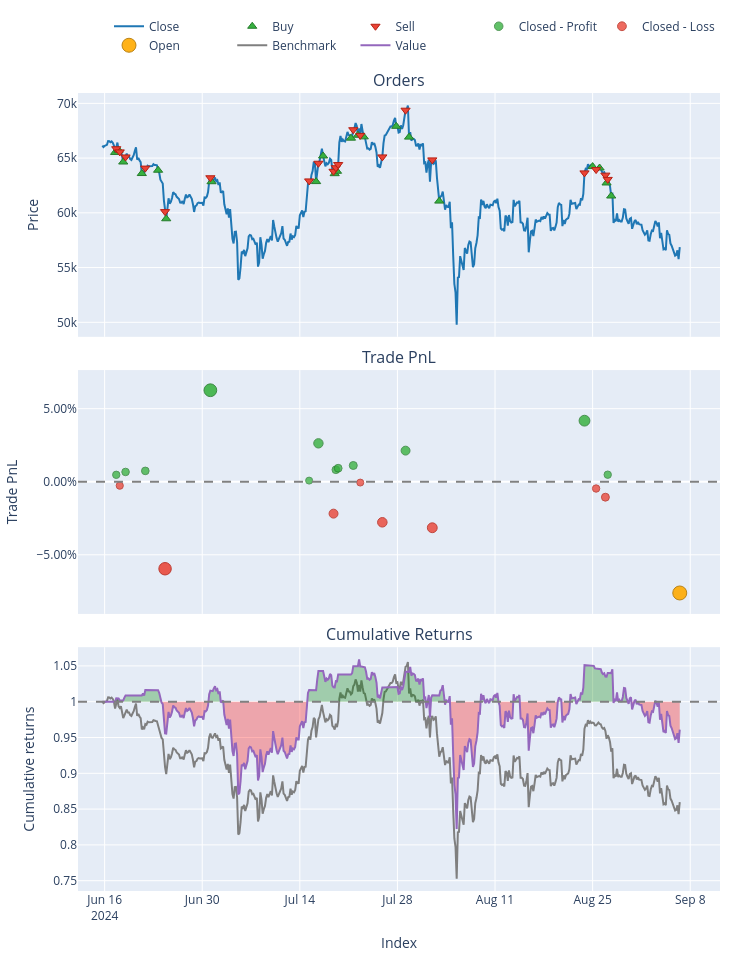
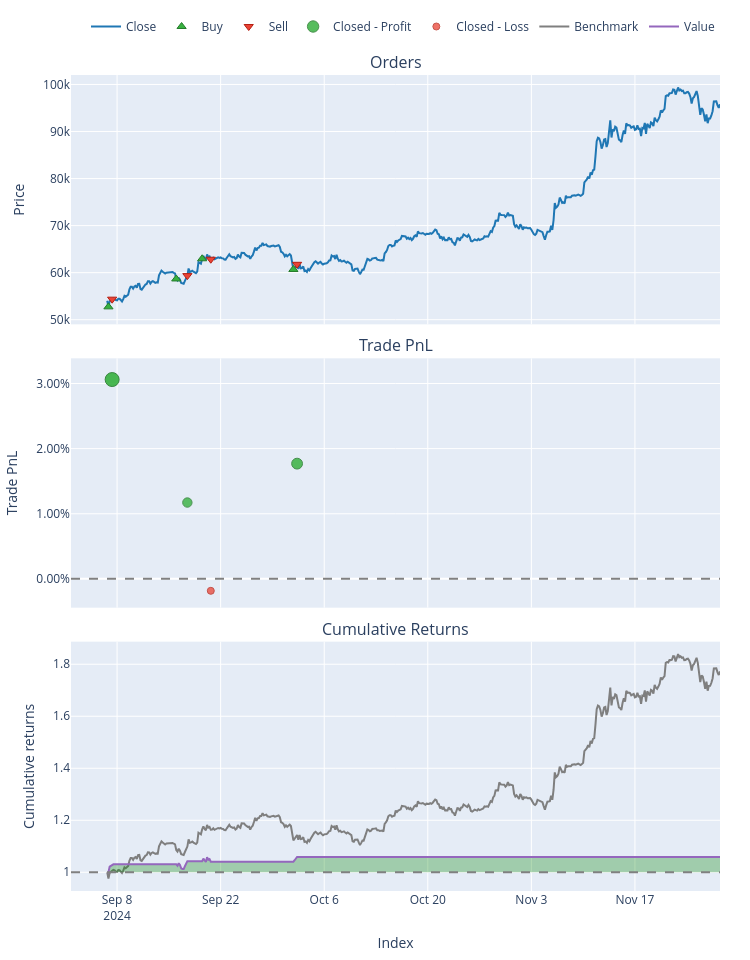
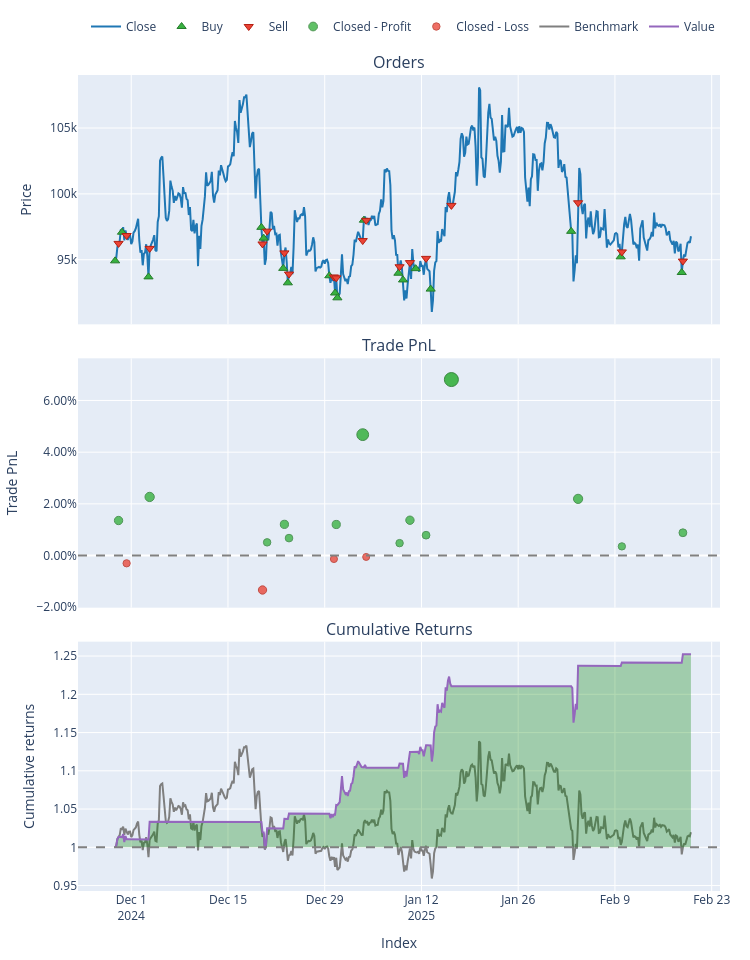

Write notebook code for charts like these, in order.
### Code cell
# THIRD CODE: Final Expanding Walk-Forward with VectorBT
# for a multi-bar classification approach

# Step 1: Move to project root
%cd c:/Users/moham/OneDrive/ml_bot_trading

import warnings
warnings.filterwarnings("ignore")

import pandas as pd
import numpy as np
import MetaTrader5 as mt5
import vectorbt as vbt
import joblib

# Our modules
from data.data_loader import get_data_mt5
from features.feature_engineering import add_all_ta_features
# Suppose you have a multi-bar labeling function
from features.labeling import create_labels_multi_bar  # or define inline

# Sklearn
from sklearn.metrics import accuracy_score

###########################################################
# 1) DATA LOADING & FEATURE ENGINEERING
###########################################################
if not mt5.initialize():
    print("Failed to initialize MT5")
else:
    data = get_data_mt5(symbol="BTCUSD", timeframe=mt5.TIMEFRAME_H4, n_bars=2000)
    mt5.shutdown()

# Add technical features
df = add_all_ta_features(data)

# Create multi-bar classification labels, e.g. horizon=5, threshold=0.005
df_lbl = create_labels_multi_bar(df, horizon=5, threshold=0.005)

# X => all features except the label columns
X = df_lbl.drop(columns=["multi_bar_label", "future_return_h"])
y = df_lbl["multi_bar_label"]

# SHIFT labels from [-1,0,+1] => [0,1,2] so scikit-learn classifiers won't error out
y_shifted = y + 1  # -1->0, 0->1, +1->2

###########################################################
# 2) DEFINING EXPANDING SPLITS
###########################################################
def expanding_walk_forward_splits(X, y, n_splits=3):
    """
    Creates expanding walk-forward folds. For each fold i:
      - Train: [0 : fold_i]
      - Test:  [fold_i : fold_{i+1}]
    The last fold extends to the end.
    """
    n = len(X)
    fold_size = n // (n_splits + 1)
    splits = []
    
    for i in range(n_splits):
        train_end = (i+1) * fold_size
        if i == n_splits - 1:
            test_end = n
        else:
            test_end = (i+2) * fold_size
            if test_end > n:
                test_end = n
        
        X_train_fold = X.iloc[:train_end]
        y_train_fold = y.iloc[:train_end]
        
        X_test_fold = X.iloc[train_end:test_end]
        y_test_fold = y.iloc[train_end:test_end]
        
        splits.append((X_train_fold, y_train_fold, X_test_fold, y_test_fold))
    return splits

folds = expanding_walk_forward_splits(X, y_shifted, n_splits=3)
print(f"Number of folds: {len(folds)}")

###########################################################
# 3) LOAD BEST PIPELINE & RUN EXPANDING WALK-FORWARD
###########################################################
# This pipeline was saved in the second code (hyperparam tuning step),
# presumably a classification pipeline (e.g. StandardScaler + RandomForestClassifier).
best_pipeline = joblib.load("best_rf_pipeline.pkl")
print("Loaded best pipeline from 'best_rf_pipeline.pkl'")

fees = 0.0002  # 0.02% transaction cost per trade

fold_results = {}

for i, (X_train_fold, y_train_fold, X_test_fold, y_test_fold) in enumerate(folds, start=1):
    print(f"\n=== Fold {i} ===")
    print(f"Train size: {len(X_train_fold)}, Test size: {len(X_test_fold)}")
    
    # 3.1 Fit the pipeline on this fold's train portion (already SHIFTED labels)
    best_pipeline.fit(X_train_fold, y_train_fold)
    
    # 3.2 Predict SHIFTED labels on the test portion
    preds_shifted = best_pipeline.predict(X_test_fold)
    
    # 3.3 Shift back to [-1,0,+1]
    preds = preds_shifted - 1
    
    # Evaluate accuracy vs. the unshifted test labels
    # The test labels here are SHIFTED, so we must shift them back for a fair comparison
    # Or we can shift preds forward, but let's do this approach:
    y_test_fold_unshifted = y_test_fold - 1
    acc = accuracy_score(y_test_fold_unshifted, preds)
    print(f"Fold {i} Accuracy={acc:.2f}")
    
    # Convert predicted classes => signals
    # +1 => buy, -1 => sell, 0 => no position
    signals = preds
    
    # Vectorbt backtest on the test portion
    df_test_fold = df_lbl.loc[X_test_fold.index].copy()  # or df if same index
    close_prices = df_test_fold["close"]
    
    if len(signals) < len(close_prices):
        # pad signals if needed
        signals = np.append(signals, [0]*(len(close_prices)-len(signals)))
    signals_s = pd.Series(signals, index=close_prices.index)
    
    pf = vbt.Portfolio.from_signals(
        close_prices,
        entries=signals_s > 0,
        exits=signals_s < 0,
        init_cash=10000,
        freq='4H',
        fees=fees
    )
    
    total_return = pf.total_return()
    sharpe_ratio = pf.sharpe_ratio()
    
    print(f"Fold {i} Return={total_return:.2f}%, Sharpe={sharpe_ratio:.2f}")
    print("\nVectorbt stats for Fold", i)
    print(pf.stats())
    
    # Optional: Plot
    fig = pf.plot()
    fig.show()
    
    # Store results
    fold_results[i] = {
        "Accuracy": acc,
        "TotalReturn": total_return,
        "Sharpe": sharpe_ratio
    }

###########################################################
# 4) PRINT FOLD RESULTS
###########################################################
for i, stats in fold_results.items():
    acc = stats["Accuracy"]
    ret = stats["TotalReturn"]
    sr = stats["Sharpe"]
    print(f"\nFold {i} => ACC={acc:.2f}, Return={ret:.2f}%, Sharpe={sr:.2f}")

### Figure 1 — Plotly figure (JSON) as saved in the notebook; plotly's stock layout.template omitted (floating-point values rounded to 4 significant figures; data arrays with more than 128 entries replaced by an {"elided": "..."} marker saying what was removed)
{"data": [{"legendgroup": "0", "line": {"color": "#1f77b4"}, "name": "Close", "showlegend": true, "type": "scatter", "uid": "5a26e22a-5123-42ee-a9d7-9d5828cefdb9", "x": {"elided": "498 str values"}, "xaxis": "x", "y": {"elided": "498 float values"}, "yaxis": "y"}, {"customdata": [[0, 0.1526, 2.0], [2, 0.1529, 2.009], [4, 0.155, 2.004], [6, 0.1586, 2.017], [8, 0.159, 2.032], [10, 0.1607, 1.911], [12, 0.1616, 2.031], [14, 0.1617, 2.032], [16, 0.16, 2.086], [18, 0.1605, 2.04], [20, 0.1612, 2.057], [22, 0.1553, 2.076], [24, 0.1564, 2.099], [26, 0.1567, 2.098], [28, 0.1502, 2.04], [30, 0.1556, 2.083], [32, 0.1652, 2.017], [34, 0.1636, 2.102], [36, 0.1632, 2.092], [38, 0.165, 2.07], [40, 0.169, 2.08]], "hovertemplate": "Order Id: %{customdata[0]}<br>Timestamp: %{x}<br>Price: %{y}<br>Size: %{customdata[1]:.6f}<br>Fees: %{customdata[2]:.6f}", "legendgroup": "1", "marker": {"color": "#37B13F", "line": {"color": "rgb(38,123,44)", "width": 1}, "size": 8, "symbol": "triangle-up"}, "mode": "markers", "name": "Buy", "type": "scatter", "uid": "da9259e8-2156-452b-bbf8-799a5220811d", "x": ["2024-06-17T12:00:00", "2024-06-18T00:00:00", "2024-06-18T16:00:00", "2024-06-21T08:00:00", "2024-06-23T16:00:00", "2024-06-24T20:00:00", "2024-07-01T08:00:00", "2024-07-16T08:00:00", "2024-07-17T08:00:00", "2024-07-19T00:00:00", "2024-07-19T08:00:00", "2024-07-21T08:00:00", "2024-07-22T08:00:00", "2024-07-23T04:00:00", "2024-07-27T20:00:00", "2024-07-29T16:00:00", "2024-08-03T00:00:00", "2024-08-25T00:00:00", "2024-08-26T00:00:00", "2024-08-27T00:00:00", "2024-08-27T16:00:00"], "xaxis": "x", "y": [65520.0, 65720.0, 64640.0, 63590.0, 63890.0, 59460.0, 62840.0, 62850.0, 65190.0, 63580.0, 63800.0, 66820.0, 67090.0, 66940.0, 67900.0, 66920.0, 61070.0, 64220.0, 64100.0, 62730.0, 61540.0], "yaxis": "y"}, {"customdata": [[1, 0.1526, 2.01], [3, 0.1529, 2.004], [5, 0.155, 2.018], [7, 0.1586, 2.033], [9, 0.159, 1.912], [11, 0.1607, 2.032], [13, 0.1616, 2.033], [15, 0.1617, 2.087], [17, 0.16, 2.041], [19, 0.1605, 2.058], [21, 0.1612, 2.077], [23, 0.1553, 2.1], [25, 0.1564, 2.099], [27, 0.1567, 2.04], [29, 0.1502, 2.084], [31, 0.1556, 2.018], [33, 0.1652, 2.103], [35, 0.1636, 2.093], [37, 0.1632, 2.071], [39, 0.165, 2.081]], "hovertemplate": "Order Id: %{customdata[0]}<br>Timestamp: %{x}<br>Price: %{y}<br>Size: %{customdata[1]:.6f}<br>Fees: %{customdata[2]:.6f}", "legendgroup": "2", "marker": {"color": "#EA4335", "line": {"color": "rgb(181,31,18)", "width": 1}, "size": 8, "symbol": "triangle-down"}, "mode": "markers", "name": "Sell", "type": "scatter", "uid": "ba65749f-4756-46d1-a908-563e0c26f09e", "x": ["2024-06-17T16:00:00", "2024-06-18T04:00:00", "2024-06-19T00:00:00", "2024-06-21T20:00:00", "2024-06-24T16:00:00", "2024-07-01T04:00:00", "2024-07-15T08:00:00", "2024-07-16T16:00:00", "2024-07-18T20:00:00", "2024-07-19T04:00:00", "2024-07-19T12:00:00", "2024-07-21T16:00:00", "2024-07-22T16:00:00", "2024-07-25T20:00:00", "2024-07-29T04:00:00", "2024-08-02T00:00:00", "2024-08-23T20:00:00", "2024-08-25T12:00:00", "2024-08-26T20:00:00", "2024-08-27T04:00:00"], "xaxis": "x", "y": [65850.0, 65570.0, 65100.0, 64090.0, 60110.0, 63200.0, 62920.0, 64530.0, 63800.0, 64120.0, 64410.0, 67590.0, 67080.0, 65110.0, 69380.0, 64840.0, 63650.0, 63951, 63440.0, 63050.0], "yaxis": "y"}, {"customdata": [[0, 0, 47.4, 0.004741], [2, 2, 67.15, 0.006702], [3, 3, 74.86, 0.007423], [5, 5, 598.3, 0.06262], [6, 6, 7.828, 0.000771], [7, 7, 267.1, 0.02628], [9, 9, 83.51, 0.008187], [10, 10, 95.09, 0.009246], [11, 11, 115.5, 0.01113], [14, 14, 217.1, 0.02129], [16, 16, 421.5, 0.04178], [19, 19, 49.99, 0.00483]], "hovertemplate": "Exit Trade Id: %{customdata[0]}<br>Position Id: %{customdata[1]}<br>Exit Timestamp: %{x}<br>PnL: %{customdata[2]:.6f}<br>Return: %{customdata[3]:.2%}", "legendgroup": "3", "marker": {"color": "#37B13F", "line": {"color": "rgb(38,123,44)", "width": 1}, "opacity": [0.7583, 0.7622, 0.7636, 0.8732, 0.7504, 0.8011, 0.7651, 0.7672, 0.771, 0.7911, 0.8318, 0.7585], "size": [7.387, 7.568, 7.635, 12.75, 7.019, 9.382, 7.706, 7.804, 7.978, 8.92, 10.82, 7.395], "symbol": "circle"}, "mode": "markers", "name": "Closed - Profit", "type": "scatter", "uid": "d2f65dc2-85ec-4493-8a37-9b9fdd29a545", "x": ["2024-06-17T16:00:00", "2024-06-19T00:00:00", "2024-06-21T20:00:00", "2024-07-01T04:00:00", "2024-07-15T08:00:00", "2024-07-16T16:00:00", "2024-07-19T04:00:00", "2024-07-19T12:00:00", "2024-07-21T16:00:00", "2024-07-29T04:00:00", "2024-08-23T20:00:00", "2024-08-27T04:00:00"], "xaxis": "x2", "y": [0.004741, 0.006702, 0.007423, 0.06262, 0.000771, 0.02628, 0.008187, 0.009246, 0.01113, 0.02129, 0.04178, 0.00483], "yaxis": "y2"}, {"customdata": [[1, 1, -26.95, -0.002683], [4, 4, -605.1, -0.05955], [8, 8, -227.7, -0.02183], [12, 12, -5.936, -0.0005656], [13, 13, -291.2, -0.02776], [15, 15, -328.0, -0.03149], [17, 17, -48.86, -0.00465], [18, 18, -110.5, -0.01057]], "hovertemplate": "Exit Trade Id: %{customdata[0]}<br>Position Id: %{customdata[1]}<br>Exit Timestamp: %{x}<br>PnL: %{customdata[2]:.6f}<br>Return: %{customdata[3]:.2%}", "legendgroup": "4", "marker": {"color": "#EA4335", "line": {"color": "rgb(181,31,18)", "width": 1}, "opacity": [0.7542, 0.8671, 0.7922, 0.75, 0.804, 0.8114, 0.7581, 0.7699], "size": [7.196, 12.46, 8.97, 7, 9.52, 9.865, 7.378, 7.926], "symbol": "circle"}, "mode": "markers", "name": "Closed - Loss", "type": "scatter", "uid": "cead8d7d-9a73-46ba-9ec9-25e706a2b619", "x": ["2024-06-18T04:00:00", "2024-06-24T16:00:00", "2024-07-18T20:00:00", "2024-07-22T16:00:00", "2024-07-25T20:00:00", "2024-08-02T00:00:00", "2024-08-25T12:00:00", "2024-08-26T20:00:00"], "xaxis": "x2", "y": [-0.002683, -0.05955, -0.02183, -0.0005656, -0.02776, -0.03149, -0.00465, -0.01057], "yaxis": "y2"}, {"customdata": [[20, 20, -791.6, -0.07613]], "hovertemplate": "Exit Trade Id: %{customdata[0]}<br>Position Id: %{customdata[1]}<br>Exit Timestamp: %{x}<br>PnL: %{customdata[2]:.6f}<br>Return: %{customdata[3]:.2%}", "legendgroup": "5", "marker": {"color": "#FFAA00", "line": {"color": "rgb(178,118,0)", "width": 1}, "opacity": [0.9], "size": [14], "symbol": "circle"}, "mode": "markers", "name": "Open", "type": "scatter", "uid": "3c46c790-e8b6-4fa4-841b-4b09fdc30370", "x": ["2024-09-06T12:00:00"], "xaxis": "x2", "y": [-0.07613], "yaxis": "y2"}, {"legendgroup": "6", "line": {"color": "#7f7f7f"}, "name": "Benchmark", "showlegend": true, "type": "scatter", "uid": "5b75dc51-0009-4065-ad76-dd735102787d", "x": {"elided": "498 str values"}, "xaxis": "x3", "y": {"elided": "498 float values"}, "yaxis": "y3"}, {"hoverinfo": "skip", "legendgroup": "7", "line": {"color": "rgba(0, 0, 0, 0)", "width": 0}, "opacity": 0, "showlegend": false, "type": "scatter", "uid": "dda58830-94d4-49c7-8c5e-d8890f63c389", "x": {"elided": "498 str values"}, "xaxis": "x3", "y": {"elided": "498 int values"}, "yaxis": "y3"}, {"connectgaps": false, "fill": "tonexty", "fillcolor": "rgba(0, 128, 0, 0.3)", "hoverinfo": "skip", "legendgroup": "7", "line": {"color": "rgba(0, 0, 0, 0)", "width": 0}, "opacity": 0, "showlegend": false, "type": "scatter", "uid": "b5277851-b3ad-4891-8c2d-52c7d7c12be3", "x": {"elided": "498 str values"}, "xaxis": "x3", "y": {"elided": "498 float values"}, "yaxis": "y3"}, {"hoverinfo": "skip", "legendgroup": "7", "line": {"color": "rgba(0, 0, 0, 0)", "width": 0}, "opacity": 0, "showlegend": false, "type": "scatter", "uid": "23d99846-8192-4e18-969b-740241611ea0", "x": {"elided": "498 str values"}, "xaxis": "x3", "y": {"elided": "498 int values"}, "yaxis": "y3"}, {"connectgaps": false, "fill": "tonexty", "fillcolor": "rgba(255, 0, 0, 0.3)", "hoverinfo": "skip", "legendgroup": "7", "line": {"color": "rgba(0, 0, 0, 0)", "width": 0}, "opacity": 0, "showlegend": false, "type": "scatter", "uid": "a8ed0797-5c2c-40dd-9737-ff8d8e3ce9a0", "x": {"elided": "498 str values"}, "xaxis": "x3", "y": {"elided": "498 float values"}, "yaxis": "y3"}, {"legendgroup": "8", "line": {"color": "#9467bd"}, "name": "Value", "showlegend": true, "type": "scatter", "uid": "47af445c-e8a6-425e-8971-4d20b64a6ed1", "x": {"elided": "498 str values"}, "xaxis": "x3", "y": {"elided": "498 float values"}, "yaxis": "y3"}, {"hoverinfo": "skip", "legendgroup": "7", "line": {"color": "rgba(0, 0, 0, 0)", "width": 0}, "opacity": 0, "showlegend": false, "type": "scatter", "uid": "96938dc3-d04f-4866-902e-72267be72d4e", "x": {"elided": "498 str values"}, "xaxis": "x3", "y": {"elided": "498 int values"}, "yaxis": "y3"}], "layout": {"annotations": [{"font": {"size": 16}, "showarrow": false, "text": "Orders", "x": 0.5, "xanchor": "center", "xref": "paper", "y": 1, "yanchor": "bottom", "yref": "paper"}, {"font": {"size": 16}, "showarrow": false, "text": "Trade PnL", "x": 0.5, "xanchor": "center", "xref": "paper", "y": 0.6528, "yanchor": "bottom", "yref": "paper"}, {"font": {"size": 16}, "showarrow": false, "text": "Cumulative Returns", "x": 0.5, "xanchor": "center", "xref": "paper", "y": 0.3056, "yanchor": "bottom", "yref": "paper"}], "height": 960, "legend": {"orientation": "h", "traceorder": "normal", "x": 1, "xanchor": "right", "y": 1.042, "yanchor": "bottom"}, "margin": {"b": 30, "l": 30, "r": 30, "t": 30}, "shapes": [{"line": {"color": "gray", "dash": "dash"}, "type": "line", "x0": 0, "x1": 1, "xref": "paper", "y0": 0, "y1": 0, "yref": "y2"}, {"line": {"color": "gray", "dash": "dash"}, "type": "line", "x0": 0, "x1": 1, "xref": "paper", "y0": 1, "y1": 1, "yref": "y3"}], "showlegend": true, "width": 750, "xaxis": {"anchor": "y", "domain": [0, 1], "matches": "x3", "showticklabels": false}, "xaxis2": {"anchor": "y2", "domain": [0, 1], "matches": "x3", "showticklabels": false}, "xaxis3": {"anchor": "y3", "domain": [0, 1], "title": {"text": "Index"}}, "yaxis": {"anchor": "x", "domain": [0.6944, 1], "title": {"text": "Price"}}, "yaxis2": {"anchor": "x2", "domain": [0.3472, 0.6528], "tickformat": ".2%", "title": {"text": "Trade PnL"}}, "yaxis3": {"anchor": "x3", "domain": [0, 0.3056], "title": {"text": "Cumulative returns"}}}}

### Figure 2 — Plotly figure (JSON) as saved in the notebook; plotly's stock layout.template omitted (floating-point values rounded to 4 significant figures; data arrays with more than 128 entries replaced by an {"elided": "..."} marker saying what was removed)
{"data": [{"legendgroup": "0", "line": {"color": "#1f77b4"}, "name": "Close", "showlegend": true, "type": "scatter", "uid": "6f49690e-f93e-419e-aa75-d479bb8ddd81", "x": {"elided": "498 str values"}, "xaxis": "x", "y": {"elided": "498 float values"}, "yaxis": "y"}, {"customdata": [[0, 0.1896, 2.0], [2, 0.1757, 2.061], [4, 0.1656, 2.085], [6, 0.1715, 2.081]], "hovertemplate": "Order Id: %{customdata[0]}<br>Timestamp: %{x}<br>Price: %{y}<br>Size: %{customdata[1]:.6f}<br>Fees: %{customdata[2]:.6f}", "legendgroup": "1", "marker": {"color": "#37B13F", "line": {"color": "rgb(38,123,44)", "width": 1}, "size": 8, "symbol": "triangle-up"}, "mode": "markers", "name": "Buy", "type": "scatter", "uid": "665fd953-aa91-49d6-b323-12de3d9ac4c6", "x": ["2024-09-06T20:00:00", "2024-09-16T00:00:00", "2024-09-19T12:00:00", "2024-10-01T20:00:00"], "xaxis": "x", "y": [52730.0, 58660.0, 62950.0, 60680.0], "yaxis": "y"}, {"customdata": [[1, 0.1896, 2.062], [3, 0.1757, 2.086], [5, 0.1656, 2.082], [7, 0.1715, 2.119]], "hovertemplate": "Order Id: %{customdata[0]}<br>Timestamp: %{x}<br>Price: %{y}<br>Size: %{customdata[1]:.6f}<br>Fees: %{customdata[2]:.6f}", "legendgroup": "2", "marker": {"color": "#EA4335", "line": {"color": "rgb(181,31,18)", "width": 1}, "size": 8, "symbol": "triangle-down"}, "mode": "markers", "name": "Sell", "type": "scatter", "uid": "e2ea4f30-0669-4c50-a52f-4e775ae25b99", "x": ["2024-09-07T08:00:00", "2024-09-17T12:00:00", "2024-09-20T16:00:00", "2024-10-02T08:00:00"], "xaxis": "x", "y": [54370.0, 59370.0, 62860.0, 61780.0], "yaxis": "y"}, {"customdata": [[0, 0, 306.0, 0.03061], [1, 1, 120.8, 0.01172], [3, 3, 184.1, 0.0177]], "hovertemplate": "Exit Trade Id: %{customdata[0]}<br>Position Id: %{customdata[1]}<br>Exit Timestamp: %{x}<br>PnL: %{customdata[2]:.6f}<br>Return: %{customdata[3]:.2%}", "legendgroup": "3", "marker": {"color": "#37B13F", "line": {"color": "rgb(38,123,44)", "width": 1}, "opacity": [0.9, 0.8015, 0.8327], "size": [14, 9.405, 10.86], "symbol": "circle"}, "mode": "markers", "name": "Closed - Profit", "type": "scatter", "uid": "8d5c856c-1ff9-42e9-9d10-aafeb529a022", "x": ["2024-09-07T08:00:00", "2024-09-17T12:00:00", "2024-10-02T08:00:00"], "xaxis": "x2", "y": [0.03061, 0.01172, 0.0177], "yaxis": "y2"}, {"customdata": [[2, 2, -19.13, -0.001835]], "hovertemplate": "Exit Trade Id: %{customdata[0]}<br>Position Id: %{customdata[1]}<br>Exit Timestamp: %{x}<br>PnL: %{customdata[2]:.6f}<br>Return: %{customdata[3]:.2%}", "legendgroup": "4", "marker": {"color": "#EA4335", "line": {"color": "rgb(181,31,18)", "width": 1}, "opacity": [0.75], "size": [7], "symbol": "circle"}, "mode": "markers", "name": "Closed - Loss", "type": "scatter", "uid": "e634e9f5-9760-4b33-8735-6c43b177650b", "x": ["2024-09-20T16:00:00"], "xaxis": "x2", "y": [-0.001835], "yaxis": "y2"}, {"legendgroup": "5", "line": {"color": "#7f7f7f"}, "name": "Benchmark", "showlegend": true, "type": "scatter", "uid": "37760b57-3a12-44f5-897c-bc8c3a5d5011", "x": {"elided": "498 str values"}, "xaxis": "x3", "y": {"elided": "498 float values"}, "yaxis": "y3"}, {"hoverinfo": "skip", "legendgroup": "6", "line": {"color": "rgba(0, 0, 0, 0)", "width": 0}, "opacity": 0, "showlegend": false, "type": "scatter", "uid": "125079c6-dcab-4ab4-8a4c-550e1b2c7c6b", "x": {"elided": "498 str values"}, "xaxis": "x3", "y": {"elided": "498 int values"}, "yaxis": "y3"}, {"connectgaps": false, "fill": "tonexty", "fillcolor": "rgba(0, 128, 0, 0.3)", "hoverinfo": "skip", "legendgroup": "6", "line": {"color": "rgba(0, 0, 0, 0)", "width": 0}, "opacity": 0, "showlegend": false, "type": "scatter", "uid": "efcba907-73df-4e61-a5a6-54d67cec487f", "x": {"elided": "498 str values"}, "xaxis": "x3", "y": {"elided": "498 float values"}, "yaxis": "y3"}, {"hoverinfo": "skip", "legendgroup": "6", "line": {"color": "rgba(0, 0, 0, 0)", "width": 0}, "opacity": 0, "showlegend": false, "type": "scatter", "uid": "331d4d09-248c-458f-bccd-8e0445270504", "x": {"elided": "498 str values"}, "xaxis": "x3", "y": {"elided": "498 int values"}, "yaxis": "y3"}, {"connectgaps": false, "fill": "tonexty", "fillcolor": "rgba(255, 0, 0, 0.3)", "hoverinfo": "skip", "legendgroup": "6", "line": {"color": "rgba(0, 0, 0, 0)", "width": 0}, "opacity": 0, "showlegend": false, "type": "scatter", "uid": "269ff985-908f-4fb7-ba04-98749823466b", "x": {"elided": "498 str values"}, "xaxis": "x3", "y": {"elided": "498 float values"}, "yaxis": "y3"}, {"legendgroup": "7", "line": {"color": "#9467bd"}, "name": "Value", "showlegend": true, "type": "scatter", "uid": "05cabb22-226d-4f10-96df-9a37c3032f5e", "x": {"elided": "498 str values"}, "xaxis": "x3", "y": {"elided": "498 float values"}, "yaxis": "y3"}, {"hoverinfo": "skip", "legendgroup": "6", "line": {"color": "rgba(0, 0, 0, 0)", "width": 0}, "opacity": 0, "showlegend": false, "type": "scatter", "uid": "0f0af69d-bbb8-46d2-9b7d-42fb6b6421e7", "x": {"elided": "498 str values"}, "xaxis": "x3", "y": {"elided": "498 int values"}, "yaxis": "y3"}], "layout": {"annotations": [{"font": {"size": 16}, "showarrow": false, "text": "Orders", "x": 0.5, "xanchor": "center", "xref": "paper", "y": 1, "yanchor": "bottom", "yref": "paper"}, {"font": {"size": 16}, "showarrow": false, "text": "Trade PnL", "x": 0.5, "xanchor": "center", "xref": "paper", "y": 0.6528, "yanchor": "bottom", "yref": "paper"}, {"font": {"size": 16}, "showarrow": false, "text": "Cumulative Returns", "x": 0.5, "xanchor": "center", "xref": "paper", "y": 0.3056, "yanchor": "bottom", "yref": "paper"}], "height": 960, "legend": {"orientation": "h", "traceorder": "normal", "x": 1, "xanchor": "right", "y": 1.042, "yanchor": "bottom"}, "margin": {"b": 30, "l": 30, "r": 30, "t": 30}, "shapes": [{"line": {"color": "gray", "dash": "dash"}, "type": "line", "x0": 0, "x1": 1, "xref": "paper", "y0": 0, "y1": 0, "yref": "y2"}, {"line": {"color": "gray", "dash": "dash"}, "type": "line", "x0": 0, "x1": 1, "xref": "paper", "y0": 1, "y1": 1, "yref": "y3"}], "showlegend": true, "width": 750, "xaxis": {"anchor": "y", "domain": [0, 1], "matches": "x3", "showticklabels": false}, "xaxis2": {"anchor": "y2", "domain": [0, 1], "matches": "x3", "showticklabels": false}, "xaxis3": {"anchor": "y3", "domain": [0, 1], "title": {"text": "Index"}}, "yaxis": {"anchor": "x", "domain": [0.6944, 1], "title": {"text": "Price"}}, "yaxis2": {"anchor": "x2", "domain": [0.3472, 0.6528], "tickformat": ".2%", "title": {"text": "Trade PnL"}}, "yaxis3": {"anchor": "x3", "domain": [0, 0.3056], "title": {"text": "Cumulative returns"}}}}

### Figure 3 — Plotly figure (JSON) as saved in the notebook; plotly's stock layout.template omitted (floating-point values rounded to 4 significant figures; data arrays with more than 128 entries replaced by an {"elided": "..."} marker saying what was removed)
{"data": [{"legendgroup": "0", "line": {"color": "#1f77b4"}, "name": "Close", "showlegend": true, "type": "scatter", "uid": "ef95cd66-2d5e-42db-985f-9eb3cad39e40", "x": {"elided": "501 str values"}, "xaxis": "x", "y": {"elided": "501 float values"}, "yaxis": "y"}, {"customdata": [[0, 0.1053, 2.0], [2, 0.1044, 2.027], [4, 0.1078, 2.021], [6, 0.106, 2.066], [8, 0.1055, 2.039], [10, 0.1086, 2.049], [12, 0.1112, 2.074], [14, 0.1113, 2.088], [16, 0.1127, 2.085], [18, 0.1146, 2.11], [20, 0.1127, 2.209], [22, 0.1175, 2.208], [24, 0.1187, 2.218], [26, 0.1192, 2.249], [28, 0.1222, 2.267], [30, 0.1246, 2.421], [32, 0.1299, 2.474], [34, 0.132, 2.483]], "hovertemplate": "Order Id: %{customdata[0]}<br>Timestamp: %{x}<br>Price: %{y}<br>Size: %{customdata[1]:.6f}<br>Fees: %{customdata[2]:.6f}", "legendgroup": "1", "marker": {"color": "#37B13F", "line": {"color": "rgb(38,123,44)", "width": 1}, "size": 8, "symbol": "triangle-up"}, "mode": "markers", "name": "Buy", "type": "scatter", "uid": "87db0ce9-bcb7-4fea-8215-ecc33535c0d8", "x": ["2024-11-28T16:00:00", "2024-11-29T16:00:00", "2024-12-03T12:00:00", "2024-12-19T20:00:00", "2024-12-20T04:00:00", "2024-12-23T00:00:00", "2024-12-23T16:00:00", "2024-12-29T16:00:00", "2024-12-30T12:00:00", "2024-12-30T20:00:00", "2025-01-03T16:00:00", "2025-01-08T16:00:00", "2025-01-09T08:00:00", "2025-01-11T04:00:00", "2025-01-13T08:00:00", "2025-02-02T16:00:00", "2025-02-09T20:00:00", "2025-02-18T16:00:00"], "xaxis": "x", "y": [94920.0, 97090.0, 93700.0, 97460.0, 96640.0, 94340.0, 93250.0, 93780.0, 92470.0, 92110.0, 98000.0, 93980.0, 93470.0, 94320.0, 92770.0, 97160.0, 95220.0, 94030.0], "yaxis": "y"}, {"customdata": [[1, 0.1053, 2.028], [3, 0.1044, 2.021], [5, 0.1078, 2.067], [7, 0.106, 2.04], [9, 0.1055, 2.05], [11, 0.1086, 2.075], [13, 0.1112, 2.089], [15, 0.1113, 2.086], [17, 0.1127, 2.111], [19, 0.1146, 2.21], [21, 0.1127, 2.209], [23, 0.1175, 2.219], [25, 0.1187, 2.25], [27, 0.1192, 2.267], [29, 0.1222, 2.422], [31, 0.1246, 2.475], [33, 0.1299, 2.484], [35, 0.132, 2.506]], "hovertemplate": "Order Id: %{customdata[0]}<br>Timestamp: %{x}<br>Price: %{y}<br>Size: %{customdata[1]:.6f}<br>Fees: %{customdata[2]:.6f}", "legendgroup": "2", "marker": {"color": "#EA4335", "line": {"color": "rgb(181,31,18)", "width": 1}, "size": 8, "symbol": "triangle-down"}, "mode": "markers", "name": "Sell", "type": "scatter", "uid": "fe04830e-0e0f-440f-a7ca-c3edfd514ad3", "x": ["2024-11-29T04:00:00", "2024-11-30T08:00:00", "2024-12-03T16:00:00", "2024-12-20T00:00:00", "2024-12-20T16:00:00", "2024-12-23T04:00:00", "2024-12-23T20:00:00", "2024-12-30T08:00:00", "2024-12-30T16:00:00", "2025-01-03T12:00:00", "2025-01-04T00:00:00", "2025-01-08T20:00:00", "2025-01-10T08:00:00", "2025-01-12T16:00:00", "2025-01-16T08:00:00", "2025-02-03T16:00:00", "2025-02-10T00:00:00", "2025-02-18T20:00:00"], "xaxis": "x", "y": [96240.0, 96840.0, 95860.0, 96200.0, 97170.0, 95520.0, 93910.0, 93690.0, 93620.0, 96450.0, 97990.0, 94460.0, 94780.0, 95100.0, 99130.0, 99330.0, 95590.0, 94900.0], "yaxis": "y"}, {"customdata": [[0, 0, 135.5, 0.01355], [2, 2, 229.2, 0.02268], [4, 4, 52.03, 0.005104], [5, 5, 123.7, 0.01208], [6, 6, 70.0, 0.00675], [8, 8, 125.4, 0.01203], [9, 9, 493.6, 0.04678], [11, 11, 53.06, 0.004807], [12, 12, 151.7, 0.01368], [13, 13, 88.6, 0.00788], [14, 14, 771.7, 0.0681], [15, 15, 265.5, 0.02193], [16, 16, 43.9, 0.003549], [17, 17, 109.5, 0.008819]], "hovertemplate": "Exit Trade Id: %{customdata[0]}<br>Position Id: %{customdata[1]}<br>Exit Timestamp: %{x}<br>PnL: %{customdata[2]:.6f}<br>Return: %{customdata[3]:.2%}", "legendgroup": "3", "marker": {"color": "#37B13F", "line": {"color": "rgb(38,123,44)", "width": 1}, "opacity": [0.7789, 0.7992, 0.7601, 0.7756, 0.7638, 0.7755, 0.8527, 0.7595, 0.7792, 0.7663, 0.9, 0.7975, 0.7567, 0.7684], "size": [8.349, 9.295, 7.473, 8.196, 7.644, 8.19, 11.79, 7.442, 8.361, 7.761, 14, 9.217, 7.312, 7.858], "symbol": "circle"}, "mode": "markers", "name": "Closed - Profit", "type": "scatter", "uid": "fd5bb412-a036-4be8-bf09-c8e008c148c1", "x": ["2024-11-29T04:00:00", "2024-12-03T16:00:00", "2024-12-20T16:00:00", "2024-12-23T04:00:00", "2024-12-23T20:00:00", "2024-12-30T16:00:00", "2025-01-03T12:00:00", "2025-01-08T20:00:00", "2025-01-10T08:00:00", "2025-01-12T16:00:00", "2025-01-16T08:00:00", "2025-02-03T16:00:00", "2025-02-10T00:00:00", "2025-02-18T20:00:00"], "xaxis": "x2", "y": [0.01355, 0.02268, 0.005104, 0.01208, 0.00675, 0.01203, 0.04678, 0.004807, 0.01368, 0.00788, 0.0681, 0.02193, 0.003549, 0.008819], "yaxis": "y2"}, {"customdata": [[1, 1, -30.42, -0.003002], [3, 3, -137.7, -0.01332], [7, 7, -14.01, -0.001342], [10, 10, -5.922, -0.0005362]], "hovertemplate": "Exit Trade Id: %{customdata[0]}<br>Position Id: %{customdata[1]}<br>Exit Timestamp: %{x}<br>PnL: %{customdata[2]:.6f}<br>Return: %{customdata[3]:.2%}", "legendgroup": "4", "marker": {"color": "#EA4335", "line": {"color": "rgb(181,31,18)", "width": 1}, "opacity": [0.7555, 0.7784, 0.7518, 0.75], "size": [7.255, 8.325, 7.083, 7], "symbol": "circle"}, "mode": "markers", "name": "Closed - Loss", "type": "scatter", "uid": "68e81186-677e-4878-b391-a2a0938d936b", "x": ["2024-11-30T08:00:00", "2024-12-20T00:00:00", "2024-12-30T08:00:00", "2025-01-04T00:00:00"], "xaxis": "x2", "y": [-0.003002, -0.01332, -0.001342, -0.0005362], "yaxis": "y2"}, {"legendgroup": "5", "line": {"color": "#7f7f7f"}, "name": "Benchmark", "showlegend": true, "type": "scatter", "uid": "bb155e7f-650c-4dd5-8024-d8f835520e93", "x": {"elided": "501 str values"}, "xaxis": "x3", "y": {"elided": "501 float values"}, "yaxis": "y3"}, {"hoverinfo": "skip", "legendgroup": "6", "line": {"color": "rgba(0, 0, 0, 0)", "width": 0}, "opacity": 0, "showlegend": false, "type": "scatter", "uid": "57973512-4327-4b8b-ad5a-0d138b92fe88", "x": {"elided": "501 str values"}, "xaxis": "x3", "y": {"elided": "501 int values"}, "yaxis": "y3"}, {"connectgaps": false, "fill": "tonexty", "fillcolor": "rgba(0, 128, 0, 0.3)", "hoverinfo": "skip", "legendgroup": "6", "line": {"color": "rgba(0, 0, 0, 0)", "width": 0}, "opacity": 0, "showlegend": false, "type": "scatter", "uid": "1f8a7068-a13a-4b72-9c5e-325ecb33f1eb", "x": {"elided": "501 str values"}, "xaxis": "x3", "y": {"elided": "501 float values"}, "yaxis": "y3"}, {"hoverinfo": "skip", "legendgroup": "6", "line": {"color": "rgba(0, 0, 0, 0)", "width": 0}, "opacity": 0, "showlegend": false, "type": "scatter", "uid": "664261c5-627c-4b47-830f-1abb38674fb2", "x": {"elided": "501 str values"}, "xaxis": "x3", "y": {"elided": "501 int values"}, "yaxis": "y3"}, {"connectgaps": false, "fill": "tonexty", "fillcolor": "rgba(255, 0, 0, 0.3)", "hoverinfo": "skip", "legendgroup": "6", "line": {"color": "rgba(0, 0, 0, 0)", "width": 0}, "opacity": 0, "showlegend": false, "type": "scatter", "uid": "d985b56c-40f1-4457-aba9-1da3625db75b", "x": {"elided": "501 str values"}, "xaxis": "x3", "y": {"elided": "501 float values"}, "yaxis": "y3"}, {"legendgroup": "7", "line": {"color": "#9467bd"}, "name": "Value", "showlegend": true, "type": "scatter", "uid": "f60d96a6-9d53-4c6b-95ba-fb94bc4730af", "x": {"elided": "501 str values"}, "xaxis": "x3", "y": {"elided": "501 float values"}, "yaxis": "y3"}, {"hoverinfo": "skip", "legendgroup": "6", "line": {"color": "rgba(0, 0, 0, 0)", "width": 0}, "opacity": 0, "showlegend": false, "type": "scatter", "uid": "51cae356-67fa-4d67-b545-08421ee0bfae", "x": {"elided": "501 str values"}, "xaxis": "x3", "y": {"elided": "501 int values"}, "yaxis": "y3"}], "layout": {"annotations": [{"font": {"size": 16}, "showarrow": false, "text": "Orders", "x": 0.5, "xanchor": "center", "xref": "paper", "y": 1, "yanchor": "bottom", "yref": "paper"}, {"font": {"size": 16}, "showarrow": false, "text": "Trade PnL", "x": 0.5, "xanchor": "center", "xref": "paper", "y": 0.6528, "yanchor": "bottom", "yref": "paper"}, {"font": {"size": 16}, "showarrow": false, "text": "Cumulative Returns", "x": 0.5, "xanchor": "center", "xref": "paper", "y": 0.3056, "yanchor": "bottom", "yref": "paper"}], "height": 960, "legend": {"orientation": "h", "traceorder": "normal", "x": 1, "xanchor": "right", "y": 1.042, "yanchor": "bottom"}, "margin": {"b": 30, "l": 30, "r": 30, "t": 30}, "shapes": [{"line": {"color": "gray", "dash": "dash"}, "type": "line", "x0": 0, "x1": 1, "xref": "paper", "y0": 0, "y1": 0, "yref": "y2"}, {"line": {"color": "gray", "dash": "dash"}, "type": "line", "x0": 0, "x1": 1, "xref": "paper", "y0": 1, "y1": 1, "yref": "y3"}], "showlegend": true, "width": 750, "xaxis": {"anchor": "y", "domain": [0, 1], "matches": "x3", "showticklabels": false}, "xaxis2": {"anchor": "y2", "domain": [0, 1], "matches": "x3", "showticklabels": false}, "xaxis3": {"anchor": "y3", "domain": [0, 1], "title": {"text": "Index"}}, "yaxis": {"anchor": "x", "domain": [0.6944, 1], "title": {"text": "Price"}}, "yaxis2": {"anchor": "x2", "domain": [0.3472, 0.6528], "tickformat": ".2%", "title": {"text": "Trade PnL"}}, "yaxis3": {"anchor": "x3", "domain": [0, 0.3056], "title": {"text": "Cumulative returns"}}}}
